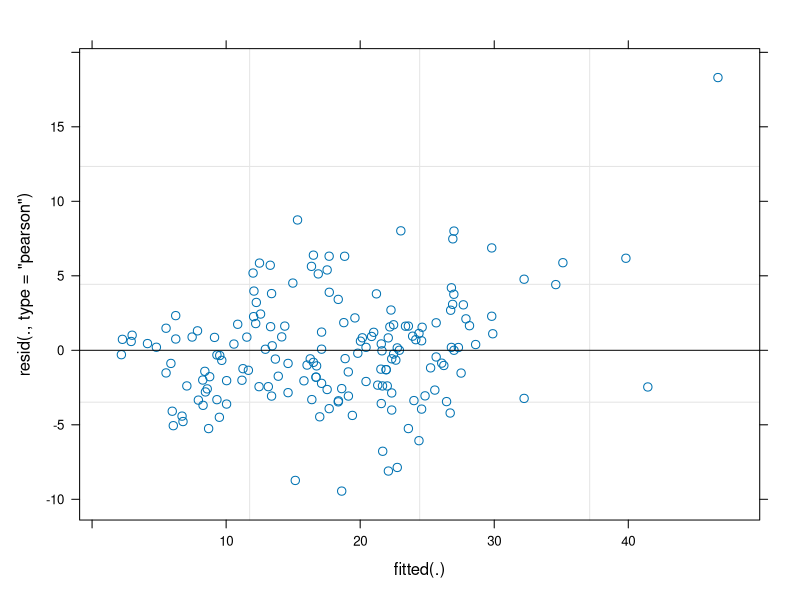
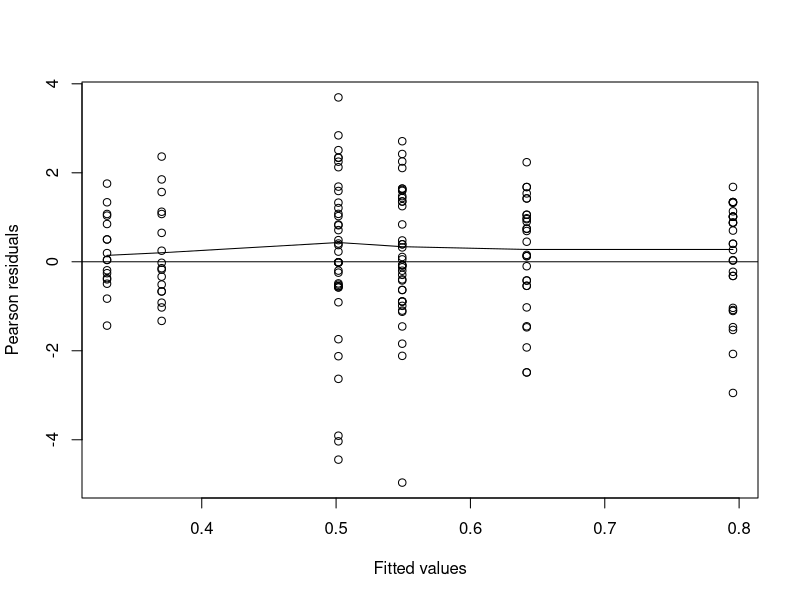
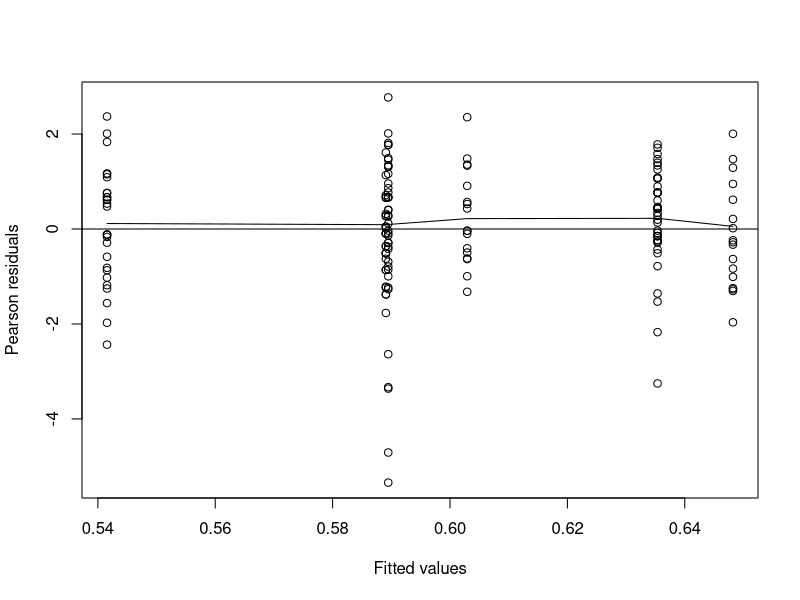
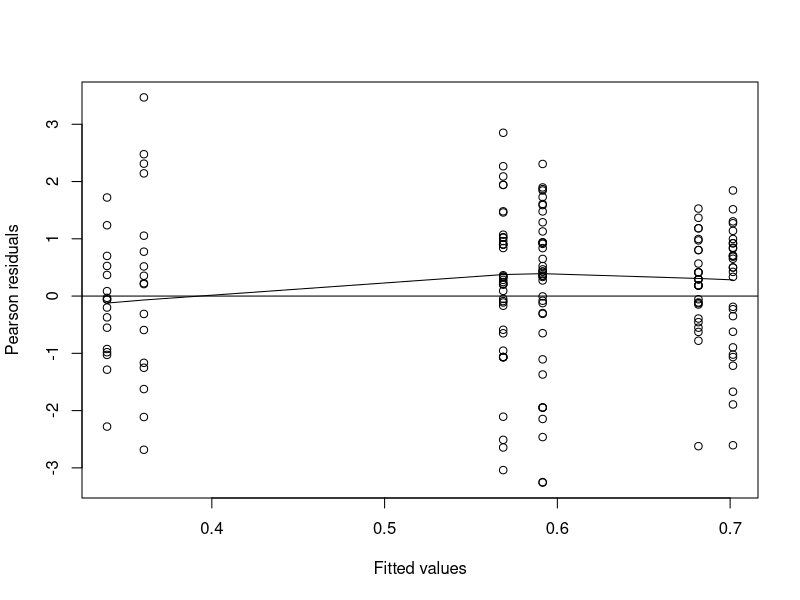
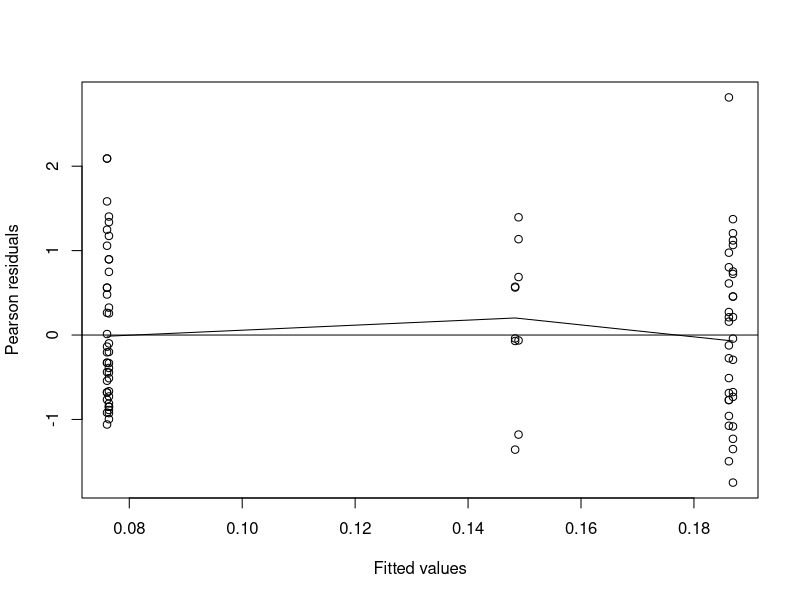

R code for these plots, in order: (Note: this script raises an error after producing the figures.)
library(lmerTest) # v. 3.1-3
library(broom) # v. 1.0.5
library(geepack) # v. 1.3.12
library(broom.mixed) # v. 0.2.9.6
library(patchwork) # v. 1.3.0
library(readxl) # v. 1.4.3
library(ggeffects) # v. 1.7.2
library(tidyverse) # v. 2.0.0
# dplyr v. 1.1.4
# forcats v. 1.0.0
# readr v. 2.1.5
# tibble v. 3.2.1
# tidyr v. 1.3.1



# functions ---------------------------------------------------------------

combine.cover <- function(x){
  #x = spe_cov_mod$cover_perc
  while (length(x)>1){
    x[2] <- x[1]+(100-x[1])*x[2]/100
    x <- x[-1]
  }
  return(x)
}

# load data ---------------------------------------------------------------

head <- read_csv('data/head_resurvey_paired.csv') |> 
  filter(!is.na(rs_plot)) |> 
  left_join(read_csv('data/classification.csv')) |> 
  group_by(rs_plot) |> 
  fill(cluster, .direction = 'updown') |> 
  ungroup() |> 
  mutate(time = fct_relevel(time, 'old', 'new'), 
         cluster = fct_relevel(cluster, 'Corynephorion', 'Armerion', 'Festucion valesiacae')) |> 
  arrange(releve_nr)

annuals <- read_csv('data/annuals.csv') 
vernal_geo <- tibble(valid_name = c('Gagea pratensis agg.', 'Muscari neglectum', 
                'Ornithogalum umbellatum agg.', 'Poa bulbosa', 
                'Neotinea ustulata'))

spe <- read_csv('data/spe_resurvey_paired.csv') |> 
  semi_join(head) |> 
  filter(is.na(exclude)) |> 
  summarise(to_br_bl_old = combine.cover(to_br_bl_old), .by = c('releve_nr', 'valid_name')) |> 
  arrange(releve_nr) |> 
  anti_join(annuals) |> 
  anti_join(vernal_geo)

glimpse(spe)
glimpse(head)

diag <- read_csv('data/diag_czskat.csv') 

aliens <- read_xlsx('data/species_sands_czskat-2025-01-16-IA.xlsx') 

redlist <- read_csv('data/red_list_czskat.csv') |> 
  mutate(RegionFloraVeg = case_when(RegionFloraVeg == 'Czechia' ~ 'CZ', 
                                    RegionFloraVeg == 'Slovakia' ~ 'SK',
                                    RegionFloraVeg == 'Austria' ~ 'AT'), 
         Redlisted = ifelse(Status %in% c('CR', 'EN', 'VU', 'G', 'NE', 'EX', 'CR(PE)'), 1, 0)) |> 
  rename('RL_status' = 'Status')

woody <- read_csv('data/woody.csv') |> 
  mutate(woody = if_else(woody == T, 1, 0, 0))

# calculate species richness, nr of specialists etc. ----------------------------------------------
spe_trait <- spe |> 
  left_join(diag, by = join_by('valid_name' == 'Taxon')) |> 
  left_join(head |> select(releve_nr, country)) |> 
  left_join(aliens) |> 
  left_join(redlist, by = join_by('valid_name' == 'TaxonKaplan', 'country' == 'RegionFloraVeg')) |> 
  left_join(woody)

head2 <- head |> 
  left_join(spe |>
              group_by(releve_nr) |> 
              count(name = 'richness')) |> 
  left_join(spe_trait |>
              filter(habitat == 'sand') |> 
              distinct(valid_name, releve_nr) |> 
              group_by(releve_nr) |> 
              count(name = 'nr_sand_spec')) |> 
  left_join(spe_trait |>
              filter(habitat == 'dry grassland') |> 
              distinct(valid_name, releve_nr) |> 
              group_by(releve_nr) |> 
              count(name = 'nr_grass_spec')) |> 
  left_join(spe_trait |>
              filter(habitat == 'ruderal') |> 
              distinct(valid_name, releve_nr) |> 
              group_by(releve_nr) |> 
              count(name = 'nr_ruderal_spec')) |> 
  left_join(spe_trait |>
              filter(status != 'native') |> 
              distinct(valid_name, releve_nr) |> 
              group_by(releve_nr) |> 
              count(name = 'nr_alien')) |> 
  left_join(spe_trait |>
              filter(status == 'neo') |> 
              distinct(valid_name, releve_nr) |> 
              group_by(releve_nr) |> 
              count(name = 'nr_neo')) |> 
  left_join(spe_trait |>
              filter(status == 'arch') |> 
              distinct(valid_name, releve_nr) |> 
              group_by(releve_nr) |> 
              count(name = 'nr_arch')) |> 
  left_join(spe_trait |>
              filter(Redlisted == 1) |> 
              distinct(valid_name, releve_nr) |> 
              group_by(releve_nr) |> 
              count(name = 'nr_redlist')) |> 
  left_join(spe_trait |>
              filter(woody == 1) |> 
              distinct(valid_name, releve_nr) |> 
              group_by(releve_nr) |> 
              count(name = 'nr_woody')) |> 
  left_join(spe_trait |>
              filter(woody == 1) |> 
              distinct(valid_name, releve_nr, to_br_bl_old) |> 
              group_by(releve_nr) |> 
              summarize(cov_woody = sum(to_br_bl_old))) |> 
  mutate(prop_sand_spec = nr_sand_spec / richness, 
         prop_grass_spec = nr_grass_spec / richness, 
         prop_ruderal_spec = nr_ruderal_spec / richness,
         prop_alien = nr_alien / richness, 
         prop_neo = nr_neo / richness,
         prop_redlist = nr_redlist / richness, 
         prop_woody = nr_woody / richness, 
         across(c(starts_with('prop'), cov_woody), ~ifelse(is.na(.x), 0, .x))) |> 
  arrange(rs_plot, year) 


# build SAR model
sar <- lm(log(richness) ~ log(surf_area), data = head2)
summary(sar) 
coef(sar)

head3 <- head2 |> 
  group_by(rs_plot) |> 
  mutate(rich_sar = exp(log(richness) + (log(25) - log(surf_area))*coef(sar)[2]), 
         year_diff = year - lag(year), 
         year_diff = ifelse(is.na(year_diff), lead(year_diff), year_diff),
         rich_diff = rich_sar - lag(rich_sar),
         nr_sand_diff = nr_sand_spec - lag(nr_sand_spec), 
         prop_sand_diff = prop_sand_spec - lag(prop_sand_spec), 
         nr_alien_diff = nr_alien - lag(nr_alien), 
         prop_alien_diff = prop_alien - lag(prop_alien),
         nr_grass_diff = nr_grass_spec - lag(nr_grass_spec),
         prop_grass_diff = prop_grass_spec - lag(prop_grass_spec),
         nr_ruderal_diff = nr_ruderal_spec - lag(nr_ruderal_spec),
         prop_ruderal_diff = prop_ruderal_spec - lag(prop_ruderal_spec),
         nr_redlist_diff = nr_redlist - lag(nr_redlist),
         prop_redlist_diff = prop_redlist - lag(prop_redlist),
         prop_woody_diff = prop_woody - lag(prop_woody),  
         rs_plot = as.factor(rs_plot)) |> 
  ungroup()

# species richness --------------------------------------------------------

# boxplots for comparison new vs old by country
a <- head3 |> 
  ggplot(aes(cluster, rich_sar, fill = time))+
  geom_boxplot()+
  theme_bw()+
  theme(axis.title.x = element_blank(), legend.title = element_blank())+
  labs(y = bquote('Predicted number of species per 25'~m^2))

# model species richness
m1 <- lmer(rich_sar ~ time*cluster + (1|rs_plot), data = head3)

summary(m1)
anova(m1)
tidy(m1, conf.int = T) -> mm
plot(m1)

# significant change in time, increasing number of species over time 
# in Arm grasslands significantly more species per plot than in Cory
# in Fes.val, species richness is significantly more increasing over time than in Cory and Arm


# sand specialists -------------------------------------------------------------

# boxplot sand specialists

b <- head3 |> 
  ggplot(aes(cluster, prop_sand_spec, fill = time))+
  geom_boxplot()+
  theme_bw()+
  theme(axis.title.x = element_blank(), legend.title = element_blank())+
  scale_y_continuous(limits = c(0, 1))+
  labs(y = 'Proportion of sand specialists')


# model proportion of sand specialists
m2 <- geeglm(cbind(nr_sand_spec, richness-nr_sand_spec) ~ time * cluster, id = rs_plot, 
             family = 'binomial', corstr = 'exchangeable', data = head3)

summary(m2)
anova(m2)
tidy(m2, conf.int = T) |> mutate(estimate = exp(estimate)/(1+exp(estimate)))
plot(m2)

# significant decline over time
# in Cory significantly more sand specialists than in Arm and Fesval and significantly more decreasing

# dry grassland specialists -------------------------------------------------------------

# boxplot dry grassland specialists

c <- head3 |> 
  ggplot(aes(cluster, prop_grass_spec, fill = time))+
  geom_boxplot()+
  theme_bw()+
  theme(axis.title.x = element_blank(), legend.title = element_blank())+
  scale_y_continuous(limits = c(0, 1))+
  labs(y = 'Proportion of dry grassland specialists')


# model proportion of dry grassland specialists
m3 <- geeglm(cbind(nr_grass_spec, richness-nr_grass_spec) ~ time + cluster, id = rs_plot, 
             family = 'binomial', corstr = 'exchangeable', data = head3)

summary(m3)
anova(m3)
tidy(m3, conf.int = T) |> mutate(estimate = exp(estimate)/(1+exp(estimate)))
plot(m3)

# significant decrease over time
# significantly more dry grassland specialists in Arm and Fes.val than in Cory

# ruderal species -------------------------------------------------------------

# boxplot ruderal species

d <- head3 |> 
  ggplot(aes(cluster, prop_ruderal_spec, fill = time))+
  geom_boxplot()+
  theme_bw()+
  theme(axis.title.x = element_blank(), legend.title = element_blank())+
  scale_y_continuous(limits = c(0, 1))+
  labs(y = 'Proportion of ruderal species')

# model proportion of ruderal species
m4 <- geeglm(cbind(nr_ruderal_spec, richness-nr_ruderal_spec) ~ time + cluster, id = rs_plot, 
             family = 'binomial', corstr = 'exchangeable', data = head3)

summary(m4)
anova(m4)
tidy(m4, conf.int = T) |> mutate(estimate = exp(estimate)/(1+exp(estimate)))
plot(m4)

# significant increase of ruderal species over time
# significantly higher proportion of ruderal species in Cory than in Arm and Fes.val

# Red-List species -----------------------------------------------------------

# boxplot red list
e <- head3 |> 
  ggplot(aes(cluster, prop_redlist, fill = time))+
  geom_boxplot()+
  theme_bw()+
  theme_bw()+
  theme(axis.title.x = element_blank(), legend.title = element_blank())+
  scale_y_continuous(limits = c(0, 1))+
  labs(y = 'Proportion of threatened species')


# proportion of redlist species
m5 <- geeglm(cbind(nr_redlist, richness - nr_redlist) ~ time + cluster, id = rs_plot, 
             family = 'binomial', corstr = 'exchangeable', data = head3)
summary(m5)
anova(m5)
tidy(m5, conf.int = T) 
plot(m5)

predict_response(m6,  terms = c('cluster', 'time')) |> plot()


# alien species -----------------------------------------------------------

# boxplot alien
f <- head3 |> 
  ggplot(aes(cluster, prop_alien, fill = time))+
  geom_boxplot()+
  theme_bw()+
  theme(axis.title.x = element_blank(), legend.title = element_blank())+
  scale_y_continuous(limits = c(0, 1))+
  labs(y = 'Proportion of alien species')

# proportion of alien species
m6 <- geeglm(cbind(nr_alien, richness - nr_alien) ~ time + cluster, id = rs_plot, 
             family = 'binomial', corstr = 'exchangeable', data = head3)
summary(m6)
anova(m6)
tidy(m6, conf.int = T) 
plot(m6)

# significantly higher proportion of alien species in Cory than in Arm and Fes.val

# woody species -----------------------------------------------------------

# boxplot woody
g <- head3 |> 
  ggplot(aes(cluster, cov_woody, fill = time))+
  geom_boxplot()+
  theme_bw()+
  theme_bw()+
  theme(axis.title.x = element_blank(), legend.title = element_blank())+
  #scale_y_continuous(limits = c(0, 1))+
  labs(y = 'Proportion of woody species')


# proportion of woody species
m7 <- geeglm(cbind(nr_woody, richness - nr_woody) ~ time + cluster, id = rs_plot, 
             family = 'binomial', corstr = 'exchangeable', data = head3)
summary(m7)
anova(m7)
tidy(m7, conf.int = T) 
plot(m7)


# combine all plots and save
a + b + c + d + e + f +
  plot_layout(nrow = 3, axes = 'collect_x', guides = 'collect') &
  theme(legend.position = 'bottom', legend.title = element_blank(), 
        axis.title.x = element_blank()) & 
  plot_annotation(tag_levels = 'A')

ggsave('plots/boxplots_clusters.png', width = 8, height = 10)


#  trend magnitude vs interval length -----------------------------------------
# makes sense onlu for Corynephorion

### richness
head5 <- head3 |> 
  filter(!is.na(rich_diff) & cluster == 'Corynephorion')

head5$rich_diff |> hist()


# difference in species richness vs time between surveys
m8 <- lm(rich_diff ~ year_diff, data = head5)

summary(m8)
anova(m8)
tidy(m8, conf.int = T)

# not significant

### specialists
head5$prop_sand_diff |> hist()

m9 <- lm(prop_sand_diff ~ year_diff, data = head5)

summary(m9)
anova(m9)
tidy(m9, conf.int = T)

### dry grassland specialists
m10 <- lm(prop_grass_diff ~ year_diff, data = head5)

summary(m10)
anova(m10)
tidy(m10, conf.int = T)

### ruderal species
m11 <- lm(prop_ruderal_diff ~ year_diff, data = head5)

summary(m11)
anova(m11)
tidy(m11, conf.int = T)

### red list species
m12 <- lm(prop_redlist_diff ~ year_diff, data = head5)

summary(m12)
anova(m12)
tidy(m12, conf.int = T)

### alien species
head5$prop_alien_diff |> hist()

m13 <- lm(prop_alien_diff ~ year_diff, data = head5)

summary(m13)
anova(m13)
tidy(m13, conf.int = T)

### woody species
m14 <- lm(prop_woody_diff ~ year_diff, data = head5)

summary(m14)
anova(m14)
tidy(m14, conf.int = T)


# check which alien species are present in old and new plot observ --------

spe_alien <- spe_trait |> 
  filter(status != 'native') |> 
    left_join(head3, by = 'releve_nr') |> 
    distinct(releve_nr, valid_name, .keep_all = T) |> 
  group_by(valid_name, time, status) |>  
  count() |> 
  ungroup()

spe_alien_unique <- spe_alien |> 
  mutate(n_times = n_distinct(time), .by = 'valid_name') |> 
  filter(n_times == 1)

spe_alien_both <- spe_alien |> 
  mutate(n_times = n_distinct(time), .by = 'valid_name') |> 
  filter(n_times == 2)

# in how many plots do the alien species occur
spe_trait |> 
  filter(status != 'native') |> 
  left_join(head3, by = 'releve_nr') |> 
  distinct(releve_nr, valid_name, .keep_all = T) |> 
  summarize(n_plots = n_distinct(releve_nr), n = n(), .by  = c('time', 'status'))

spe_trait |> 
  filter(status != 'native') |> 
  left_join(head3, by = 'releve_nr') |> 
  distinct(releve_nr, valid_name, .keep_all = T) |> 
  summarize(n_alien = n_distinct(valid_name), n = n(), .by  = c('time', 'releve_nr')) |> 
  arrange(desc(n))
